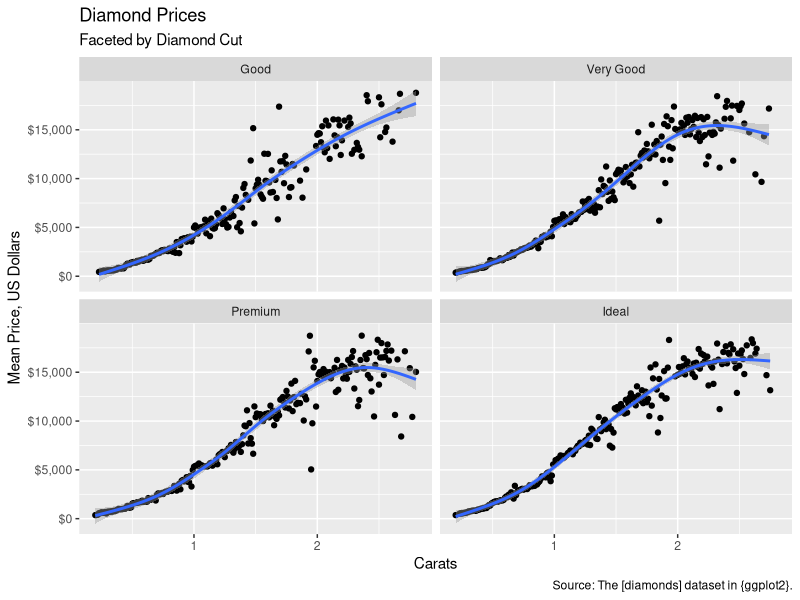
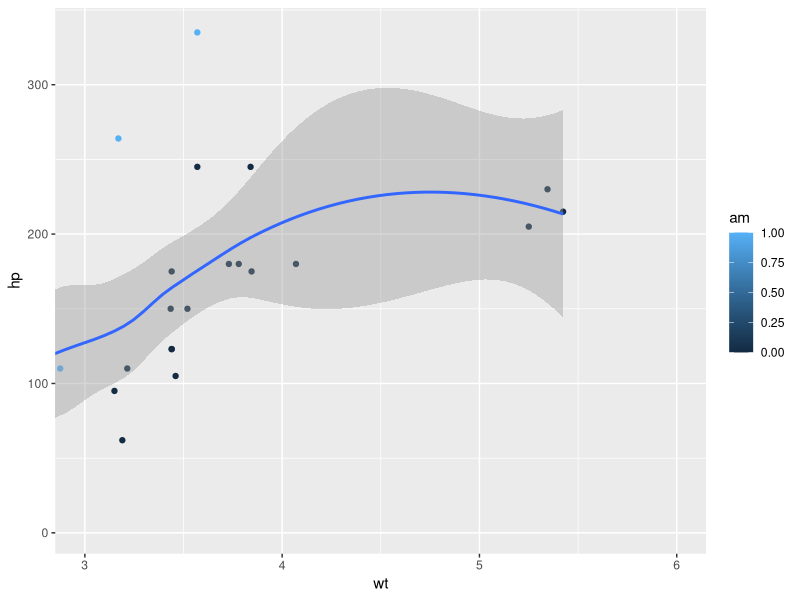

Source code (R) for these figures, in order:
## ---- chunk 1
library(tidyverse)
## ---- chunk 2
#| echo: false
write.csv(iris, "attach1.txt", row.names = FALSE)
write.csv(iris, "attach2.txt", row.names = FALSE)
## ---- chunk 3

diamonds |>
  group_by(carat, cut) |>
  summarize(mean_price = mean(price)) |>
  filter(cut != "Fair", carat < 3) |>
  ggplot() +
  geom_point(aes(x = carat, y = mean_price)) +
  stat_smooth(
    aes(x = carat, y = mean_price),
    method = "gam"
  ) +
  facet_wrap(facets = vars(cut)) +
  labs(
    title = "Diamond Prices",
    subtitle = "Faceted by Diamond Cut",
    caption = "Source: The [diamonds] dataset in {ggplot2}.",
    x = "Carats", y = "Mean Price, US Dollars"
  ) +
  scale_y_continuous(labels = scales::dollar)
## ---- chunk 4
mtcars |>
  ggplot(aes(x = wt, y = hp, col = am)) +
  geom_point() +
  geom_smooth() +
  coord_cartesian(xlim = c(3, 6))
## ---- chunk 5
dallas_home_sales <- 
  txhousing |>
  filter(city == "Dallas") |>
  group_by(year) |>
  summarize(total_sales = sum(sales, na.rm = TRUE))

dallas_home_sales
